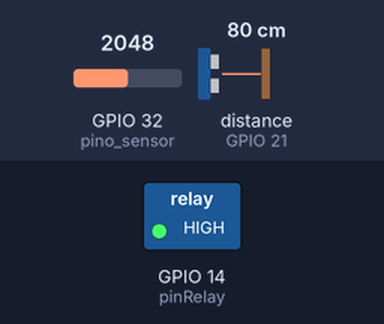
This sketch was run on a simulated ESP32. On the bench: switched loads named in the sketch (green lamp = pin HIGH). Wiring (inferred from the names in the program): ultrasonic range finder: trigger GPIO 19; echo GPIO 21. The test bench sets the inputs (shaded band); at power-on: distance to the obstacle (sensor on GPIO 21) 80 cm, GPIO 32 (pino_sensor) = 2048. The echo pulse lasts 58.3 µs per cm; WiFi joins after 1.5 s; servers stay silent unless stated; pins used as bus, display or sensor lines are not drawn; what the sketch prints to the serial monitor is not drawn.

Above: at 3.0 s.
3.1 s: distance to the obstacle (sensor on GPIO 21) set to 22 cm
6.2 s: distance to the obstacle (sensor on GPIO 21) set to 17 cm
At 11.0 s:
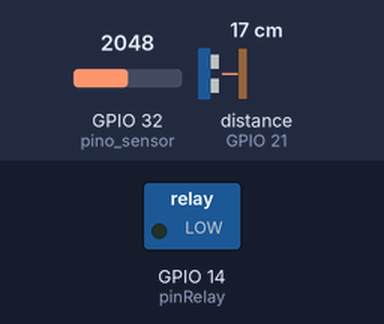
11.5 s: distance to the obstacle (sensor on GPIO 21) set to 35 cm
At 16.2 s:
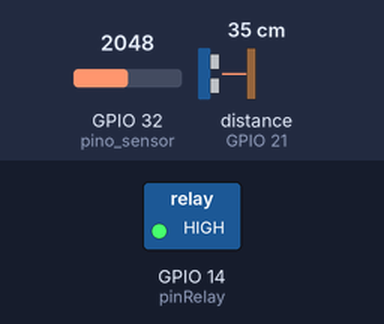
16.5 s: distance to the obstacle (sensor on GPIO 21) set to 2 cm
At 21.1 s:
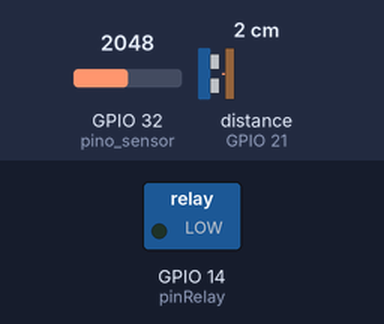
Timing chart, 0 to 22.5 s (numbered marks = the images above; inputs shaded):
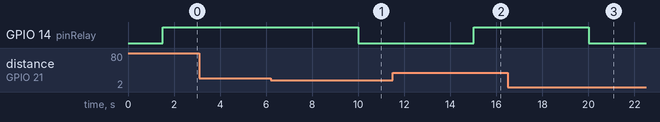

Measured:
- the behaviour switches between 20 and 19 cm on distance to the obstacle (sensor on GPIO 21) (found by bisection; images 0 and 1)
- after the input at 3.1 s, every drawn part: stays the same
- after the input at 6.2 s, GPIO 14 (pinRelay): HIGH → LOW after 3.8 s
- after the input at 11.5 s, GPIO 14 (pinRelay): LOW → HIGH after 3.5 s
- after the input at 16.5 s, GPIO 14 (pinRelay): HIGH → LOW after 3.5 s

The sketch:

BlynkESP32.ino
```cpp
/* Código do projeto de um sistema de irrigação
   automatizado utilizando a plataforma blynk e ESP8266 ou ESP32.

   Autores(a): Prof Flávio Murilo, Adones, Rosiany, Junior.
   Centro de Ensino Tecnológico CENTEC - FATEC CARIRI
   data: 13/02/2023

   OBS: Pode-se utilizar tanto a placa ESP8266 quanto a ESP32,
   porém, deve-se modificar as configurações de placas no aplicativo Blynk.io.
   Assim como utilizar as bibliotecas específicas para cada placa.
*/

#include<WiFi.h>
#include<BlynkSimpleEsp32.h>

//configurações de pinagem do sensor ultrassônico
#define trig 19
#define echo 21

#define BLYNK_TEMPLATE_ID " " //inserir o ID fornecido pela plataforma Blynk
#define BLYNK_TEMPLATE_NAME " " //inserir o template name fornecido pela plataforma Blynk
#define BLYNK_AUTH_TOKEN "  " //inserir o token fornecido pela plataforma Blynk

//credenciais da rede wifi
char ssid[] = " "; //inserir o nome da rede WiFi
char pass[] = " "; //inserir a senha da rede WiFi

//configurações do pino do réle
uint8_t pinRelay = 14;
uint8_t statePin = 1;
uint8_t forceRelay;
uint8_t value;

//variáveis para parâmetros da função  do sensor ultrassônico
long temp = 0;
uint8_t distance = 0;
uint8_t blynkDistance = 0;

//Nível máximo do reservatório
uint8_t nivelMaximo = 40;

//variável pino sensor
uint8_t pino_sensor = 32;

//variáveis temporizadoras
unsigned long temp_atual = 0;
unsigned long temp_anterior = 0;

/*criação de um objeto para receber os parâmetros do tempo de envio
dos dados*/
BlynkTimer timer;

void setup(){

  Serial.begin(115200);
  connectWifi(); //função de configuração de conexão do WiFi

  //inicialização do relé
  pinMode(pinRelay, OUTPUT);
  digitalWrite(pinRelay, statePin);

  //inicialização dos pinos do sensor ultrassônico
  pinMode(trig, OUTPUT);
  pinMode(echo, INPUT);
  digitalWrite(trig, LOW);

  //conexão com o blynk.cloud
  Blynk.begin(BLYNK_AUTH_TOKEN, ssid, pass, "blynk.cloud", 80); //inicia o servidor

  //tempo de envio das instruções contidas nas funções utilizadas
  timer.setInterval(5000L, umidade);
  timer.setInterval(5000L, reservatorio);
  timer.setInterval(5000L, indicadoresReservatorio);
  timer.setInterval(5000L, porcentagemUmidadeSolo);
}

void loop(){

  //caso perca a conexão com a rede WiFi, tenta se reconectar
  if(WiFi.status() != WL_CONNECTED){

    connectWifi();
    return;
  }
  acionamentoBomba(); //função que realiza a leitura e toma as decisões baseadas na umidade de solo e nível do reservatório
  indicadoresReservatorio(); //mostra na interface o nível do reservatório através de leds virtuais

  Blynk.virtualWrite(V1, digitalRead(pinRelay));
  Blynk.run(); // roda o servidor blynk
  timer.run(); //seta a função temporizadora de envio dos valores para o servidor blynk
}

void connectWifi(){

  Serial.print("Conectando a rede WiFi " + String(ssid));

  WiFi.mode(WIFI_STA);
  WiFi.begin(ssid, pass);

  while(WiFi.status() != WL_CONNECTED){

    Serial.print(".");
    delay(500);
  }
  Serial.print("\nConectado a rede WiFi: " + String(ssid) + " Com IP: " + WiFi.localIP().toString());
}

void acionamentoBomba(){

  temp_atual = millis();
  while((temp_atual - temp_anterior) > 5000){

    uint16_t umidadeSolo = leituraSensorUmidade();
    uint8_t  nivelAgua = nivelReservatorio(temp, distance, blynkDistance);

    if((umidadeSolo <= 1200)){

      if((nivelAgua > 20 && nivelAgua <= 40)){

        digitalWrite(pinRelay, LOW);
        Blynk.logEvent("temp_hight", String("O solo está seco!: ") + "Bomba acionada!");
      }
    }
    if(umidadeSolo > 1200 && umidadeSolo <= 2894){

      if(nivelAgua > 20 && nivelAgua <= 40){

        digitalWrite(pinRelay, forceRelay);
        Blynk.logEvent("temp_hight", String("O solo está umido") + umidadeSolo);
      }
    }
    if(umidadeSolo > 2894 || nivelAgua < 20){

      digitalWrite(pinRelay, HIGH);
      Blynk.logEvent("temp_hight", String("O solo está irrigado!: ") + "A bomba foi desligada.");
    }
    temp_anterior = temp_atual;
  }
}

float leituraSensorUmidade(){ //função com retorno

  float valor_sensor = 0;
  valor_sensor = analogRead(pino_sensor);

  return valor_sensor;
}

void porcentagemUmidadeSolo(){

  float porcen_umidit = map(leituraSensorUmidade(), 0, 4095, 0, 100);
  Blynk.virtualWrite(V5, porcen_umidit);
}

uint8_t nivelReservatorio(long tempo, uint8_t distancia, uint8_t blynkDistancia){

  digitalWrite(trig, HIGH);
  delayMicroseconds(10);
  digitalWrite(trig, LOW);
  delayMicroseconds(10);

  tempo = pulseIn(echo, HIGH);
  distancia = tempo / 29 / 2;
  blynkDistancia = (distancia - nivelMaximo) * -1;

  return blynkDistancia;
}

//função de envio dos dados para o pino virtual
void umidade(){

  float umidit = leituraSensorUmidade();
  Blynk.virtualWrite(V0, umidit);
}

void reservatorio(){

  uint8_t distancia = nivelReservatorio(temp, distance, blynkDistance);

  if(distancia <= nivelMaximo){

    Blynk.virtualWrite(V2, distancia);

  }else{

    Blynk.virtualWrite(V2, 0);
  }
}

void indicadoresReservatorio(){

  uint8_t indicarNivel = nivelReservatorio(temp, distance, blynkDistance);

  if(indicarNivel < 20){

    Blynk.virtualWrite(V3, 0);
    Blynk.virtualWrite(V4, 1);

  }else if(indicarNivel > 20  && indicarNivel <= 40){

    Blynk.virtualWrite(V3, 1);
    Blynk.virtualWrite(V4, 0);
  }
}

//configuração do pino virtual da interface blynk
BLYNK_WRITE(V1){

  value = param.asInt();
  digitalWrite(pinRelay, value);
  forceRelay = value;
}

/*conservação dos estados dos pinos em caso de queda de energia
ou desligamento*/
BLYNK_CONNECTED(){

  uint8_t pinsSync[] = {V0, V1, V2, V3, V4, V5};

  for(uint8_t i = 0; i < 6; i++){

    Blynk.syncVirtual(pinsSync[i]);
  }
}
```
